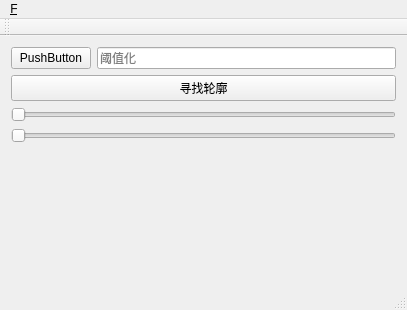
<?xml version="1.0" encoding="UTF-8"?>
<ui version="4.0">
 <class>MainWindow</class>
 <widget class="QMainWindow" name="MainWindow">
  <property name="geometry">
   <rect>
    <x>0</x>
    <y>0</y>
    <width>407</width>
    <height>310</height>
   </rect>
  </property>
  <property name="windowTitle">
   <string>MainWindow</string>
  </property>
  <widget class="QWidget" name="centralWidget">
   <layout class="QVBoxLayout" name="verticalLayout">
    <item>
     <layout class="QHBoxLayout" name="horizontalLayout_2">
      <item>
       <widget class="QPushButton" name="pushButton_2">
        <property name="text">
         <string>PushButton</string>
        </property>
       </widget>
      </item>
      <item>
       <widget class="QLineEdit" name="lineEdit_2">
        <property name="inputMask">
         <string/>
        </property>
        <property name="text">
         <string/>
        </property>
        <property name="placeholderText">
         <string>阈值化</string>
        </property>
       </widget>
      </item>
     </layout>
    </item>
    <item>
     <widget class="QPushButton" name="pushButton_3">
      <property name="text">
       <string>寻找轮廓</string>
      </property>
     </widget>
    </item>
    <item>
     <widget class="QSlider" name="horizontalSlider_2">
      <property name="maximum">
       <number>500</number>
      </property>
      <property name="orientation">
       <enum>Qt::Horizontal</enum>
      </property>
     </widget>
    </item>
    <item>
     <widget class="QSlider" name="horizontalSlider_3">
      <property name="maximum">
       <number>255</number>
      </property>
      <property name="orientation">
       <enum>Qt::Horizontal</enum>
      </property>
     </widget>
    </item>
    <item>
     <spacer name="verticalSpacer">
      <property name="orientation">
       <enum>Qt::Vertical</enum>
      </property>
      <property name="sizeHint" stdset="0">
       <size>
        <width>20</width>
        <height>145</height>
       </size>
      </property>
     </spacer>
    </item>
   </layout>
  </widget>
  <widget class="QMenuBar" name="menuBar">
   <property name="geometry">
    <rect>
     <x>0</x>
     <y>0</y>
     <width>407</width>
     <height>23</height>
    </rect>
   </property>
   <widget class="QMenu" name="menu_F">
    <property name="title">
     <string>&amp;F</string>
    </property>
   </widget>
   <addaction name="menu_F"/>
  </widget>
  <widget class="QToolBar" name="mainToolBar">
   <attribute name="toolBarArea">
    <enum>TopToolBarArea</enum>
   </attribute>
   <attribute name="toolBarBreak">
    <bool>false</bool>
   </attribute>
  </widget>
  <widget class="QStatusBar" name="statusBar"/>
 </widget>
 <layoutdefault spacing="6" margin="11"/>
 <resources/>
 <connections/>
</ui>
